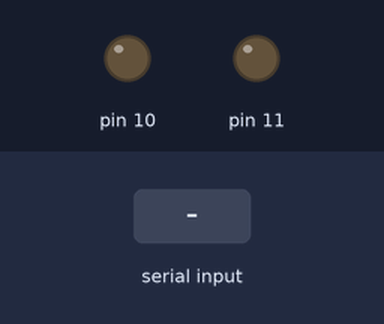
This sketch was run on a simulated Arduino Uno, built with avr-gcc and run on an emulated ATmega328P. Shown: output pins drawn as LEDs (lit = HIGH). The inputs (shaded band) are chosen by the test bench. What the sketch prints to the serial monitor is not drawn.

Above: at 1.2 s.
1.3 s: "A" received over the second serial link
At 1.9 s:
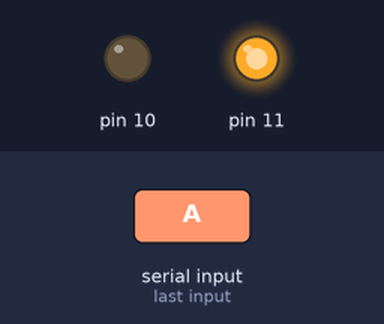
2.8 s: "B" received over the second serial link
At 3.3 s:
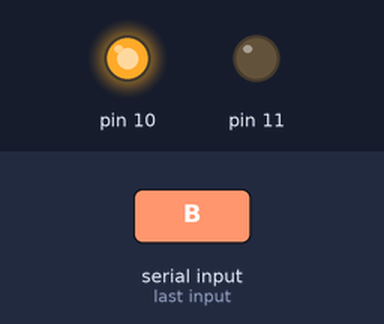
4.3 s: "q" received over the second serial link
At 5.5 s:
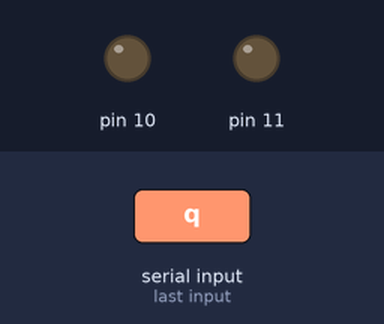
Timing chart, 0 to 7.3 s (numbered marks = the images above; inputs shaded):
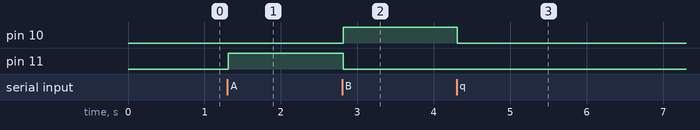

The sketch:

conveyor.ino
```cpp
#include <SoftwareSerial.h>
#include "DCmotor.h"
#include <Wire.h>
MOTOR conveyor;
SoftwareSerial BT(6, 7);

char num ;
void conveyorControl();


void setup() {
  conveyor.setPin(10, 11);
  Serial.begin(9600);
  Serial.println("Enter AT commands:");
  BT.begin(9600);
}


void loop() {
  int inSize;
  char input;

  for (;;) {
    if ((inSize = (BT.available())) > 0) {
      num = (char)BT.read();
    }
    conveyorControl();
  }
delay(30);
}

#define A 0
#define B 1
#define q 2
void conveyorControl() {
  static byte mode = q;
  if (num == 'A') {
    mode = A;
  }
  else if (num == 'B') {
    mode = B;
  }
  else if (num == 'q') {
    mode = q;
  }

  if(mode == A){
    Serial.println("向前");
    conveyor.spin(255, CW);
  }
  else if(mode == B){
    Serial.println("向後");
    conveyor.spin(255, CCW);
  }
  else{
    Serial.println("停");
    conveyor.spin(0);
  }
}
```

DCmotor.h
```cpp
#ifndef DCMOTOR_H
#define DCMOTOR_H

#define CW true
#define CCW false

class MOTOR{
  public:
    MOTOR();
    MOTOR(int, int);
    void setPin(int, int);
    void setSpeed(int);
    void setDirection(bool);
    void spin();
    void spin(int);
    void spin(int, bool);
    static const int fullspeed = 128;
    static const int halfspeed = 64;

  private:
    int speed;
    bool direction; // CW or CCW
    int pin1, pin2;
};

#endif
```

DCmotor.ino
```cpp
#include "DCmotor.h"

  MOTOR::MOTOR(){
    speed = 0;
    direction = CW;
  }

  MOTOR::MOTOR(int pin1, int pin2): speed(0), direction(CW){
    this->pin1 = pin1;
    this->pin2 = pin2;
    pinMode(pin1, OUTPUT);
    pinMode(pin2, OUTPUT);
  }

  void MOTOR::setPin(int pin1, int pin2){
    this->pin1 = pin1;
    this->pin2 = pin2;
    pinMode(pin1, OUTPUT);
    pinMode(pin2, OUTPUT);
  }

  void MOTOR::setSpeed(int speed){
    this->speed = speed;
  }
  void MOTOR::setDirection(bool direction){
    this->direction = direction;
  }

  void MOTOR::spin(){
    if(direction == CCW){
      analogWrite(pin1, speed);
      analogWrite(pin2, 0);
    }
    else if(direction == CW){
      analogWrite(pin1, 0);
      analogWrite(pin2, speed);
    }
  }

  void MOTOR::spin(int speed){
    setSpeed(speed);

    if(direction == CCW){
      analogWrite(pin1, speed);
      analogWrite(pin2, 0);
    }
    else if(direction == CW){
      analogWrite(pin1, 0);
      analogWrite(pin2, speed);
    }
  }

  void MOTOR::spin(int speed, bool direction){
    setSpeed(speed);
    setDirection(direction);

    if(direction == CCW){
      analogWrite(pin1, speed);
      analogWrite(pin2, 0);
    }
    else if(direction == CW){
      analogWrite(pin1, 0);
      analogWrite(pin2, speed);
    }
  }
```

Measured:
- after the input at 1.3 s, pin 11: LOW → HIGH at once
- after the input at 2.8 s, pin 10: LOW → HIGH at once; pin 11: HIGH → LOW at once
- after the input at 4.3 s, pin 10: HIGH → LOW at once
